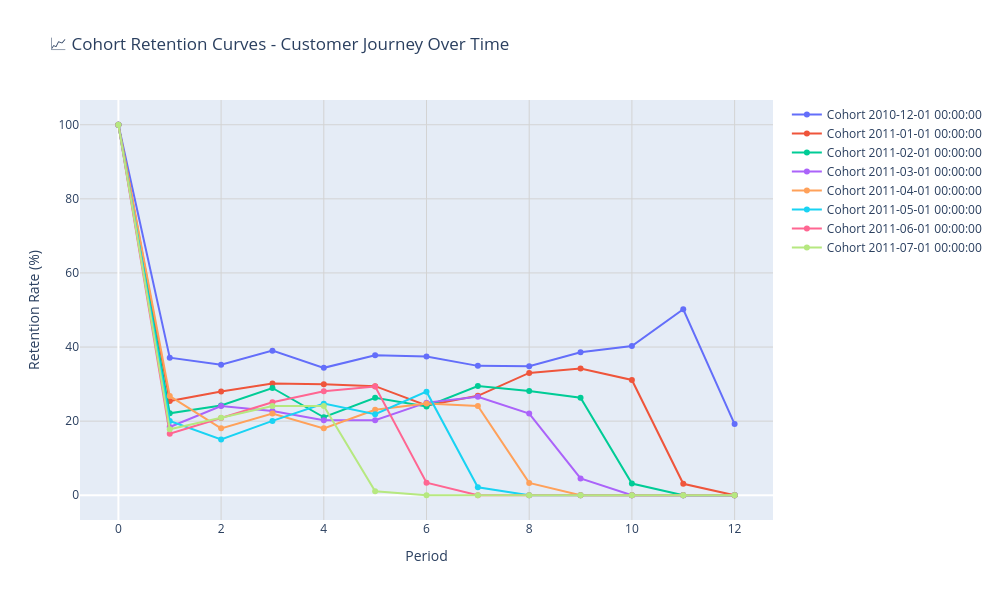

Here is the notebook cell this chart was saved with:
### Markdown cell above
## 📈 Visualization 2: Retention Curves

**Retention curves show the customer journey over time!** These line charts reveal:
- How quickly customers drop off after acquisition
- Which cohorts have better long-term retention
- Seasonal patterns in customer behavior
- The "shape" of your retention curve (steep drop vs. gradual decline)

### 🎯 Perfect for:
- Comparing cohort performance side-by-side
- Identifying retention patterns and trends
- Measuring the impact of product changes
- Benchmarking against industry standards

### ⚡ Key Parameters:
- `max_cohorts`: Limit display to most recent cohorts
- `show_legend`: Toggle cohort labels
- `title`: Custom chart title
- `width/height`: Chart dimensions

### Code cell
# 📈 Create Retention Curves
print("📈 Creating retention curves...")

retention_curves = plot_retention_curves(
    retention_data=retention_cohorts,
    title="📈 Cohort Retention Curves - Customer Journey Over Time",
    show_legend=True,           # Show cohort labels
    max_cohorts=8,              # Focus on 8 most recent cohorts
    width=1000,
    height=600
)

retention_curves.show()

print("\n🎯 Retention Curve Analysis:")
print("• Each line represents a different cohort")
print("• X-axis = Time periods after acquisition")
print("• Y-axis = Retention rate (%)")
print("• Steeper drops = Faster customer churn")
print("• Flatter curves = Better long-term retention")
print("• Lines converging = Stable retention patterns")

### Figure 1 — Plotly figure (JSON) as saved in the notebook; plotly's stock layout.template omitted (floating-point values rounded to 4 significant figures)
{"data": [{"line": {"width": 2}, "marker": {"size": 6}, "mode": "lines+markers", "name": "Cohort 2010-12-01 00:00:00", "type": "scatter", "x": [0, 1, 2, 3, 4, 5, 6, 7, 8, 9, 10, 11, 12], "y": [100.0, 37.13, 35.23, 39.03, 34.39, 37.76, 37.45, 34.92, 34.81, 38.61, 40.3, 50.21, 19.2]}, {"line": {"width": 2}, "marker": {"size": 6}, "mode": "lines+markers", "name": "Cohort 2011-01-01 00:00:00", "type": "scatter", "x": [0, 1, 2, 3, 4, 5, 6, 7, 8, 9, 10, 11, 12], "y": [100.0, 25.42, 28.03, 30.17, 29.93, 29.45, 24.23, 26.84, 33.02, 34.2, 31.12, 3.09, 0.0]}, {"line": {"width": 2}, "marker": {"size": 6}, "mode": "lines+markers", "name": "Cohort 2011-02-01 00:00:00", "type": "scatter", "x": [0, 1, 2, 3, 4, 5, 6, 7, 8, 9, 10, 11, 12], "y": [100.0, 22.11, 24.21, 28.95, 21.05, 26.32, 23.95, 29.47, 28.16, 26.32, 3.16, 0.0, 0.0]}, {"line": {"width": 2}, "marker": {"size": 6}, "mode": "lines+markers", "name": "Cohort 2011-03-01 00:00:00", "type": "scatter", "x": [0, 1, 2, 3, 4, 5, 6, 7, 8, 9, 10, 11, 12], "y": [100.0, 18.41, 24.09, 22.73, 20.23, 20.23, 25.0, 26.59, 22.05, 4.55, 0.0, 0.0, 0.0]}, {"line": {"width": 2}, "marker": {"size": 6}, "mode": "lines+markers", "name": "Cohort 2011-04-01 00:00:00", "type": "scatter", "x": [0, 1, 2, 3, 4, 5, 6, 7, 8, 9, 10, 11, 12], "y": [100.0, 26.76, 18.06, 22.07, 18.06, 23.08, 24.75, 24.08, 3.34, 0.0, 0.0, 0.0, 0.0]}, {"line": {"width": 2}, "marker": {"size": 6}, "mode": "lines+markers", "name": "Cohort 2011-05-01 00:00:00", "type": "scatter", "x": [0, 1, 2, 3, 4, 5, 6, 7, 8, 9, 10, 11, 12], "y": [100.0, 20.07, 15.05, 20.07, 24.73, 21.86, 27.96, 2.15, 0.0, 0.0, 0.0, 0.0, 0.0]}, {"line": {"width": 2}, "marker": {"size": 6}, "mode": "lines+markers", "name": "Cohort 2011-06-01 00:00:00", "type": "scatter", "x": [0, 1, 2, 3, 4, 5, 6, 7, 8, 9, 10, 11, 12], "y": [100.0, 16.6, 20.85, 25.11, 28.09, 29.36, 3.4, 0.0, 0.0, 0.0, 0.0, 0.0, 0.0]}, {"line": {"width": 2}, "marker": {"size": 6}, "mode": "lines+markers", "name": "Cohort 2011-07-01 00:00:00", "type": "scatter", "x": [0, 1, 2, 3, 4, 5, 6, 7, 8, 9, 10, 11, 12], "y": [100.0, 17.8, 20.94, 24.08, 24.08, 1.05, 0.0, 0.0, 0.0, 0.0, 0.0, 0.0, 0.0]}], "layout": {"height": 600, "hovermode": "x unified", "showlegend": true, "title": {"text": "📈 Cohort Retention Curves - Customer Journey Over Time"}, "width": 1000, "xaxis": {"gridcolor": "lightgray", "gridwidth": 1, "showgrid": true, "title": {"text": "Period"}}, "yaxis": {"gridcolor": "lightgray", "gridwidth": 1, "showgrid": true, "title": {"text": "Retention Rate (%)"}}}}
